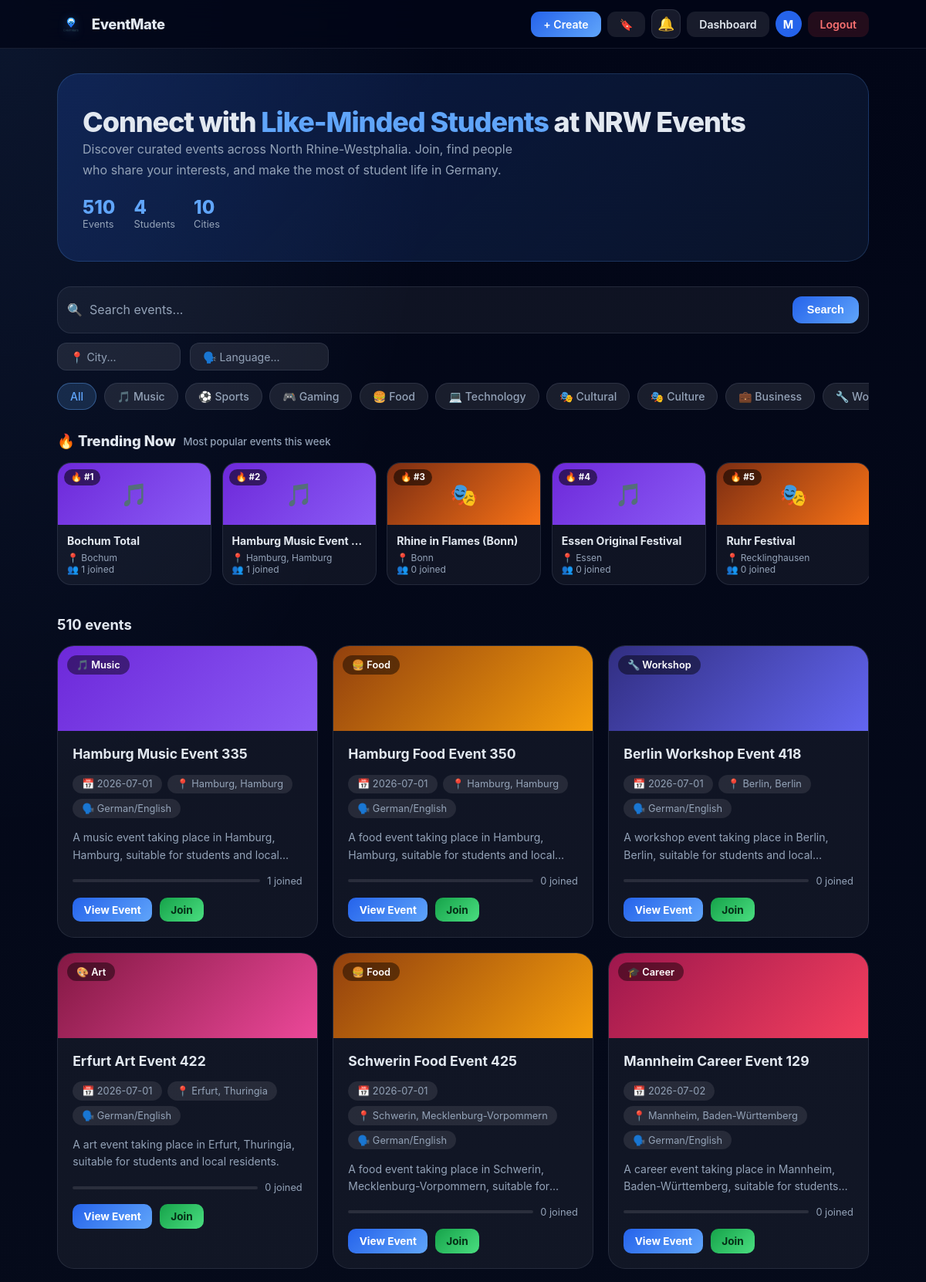
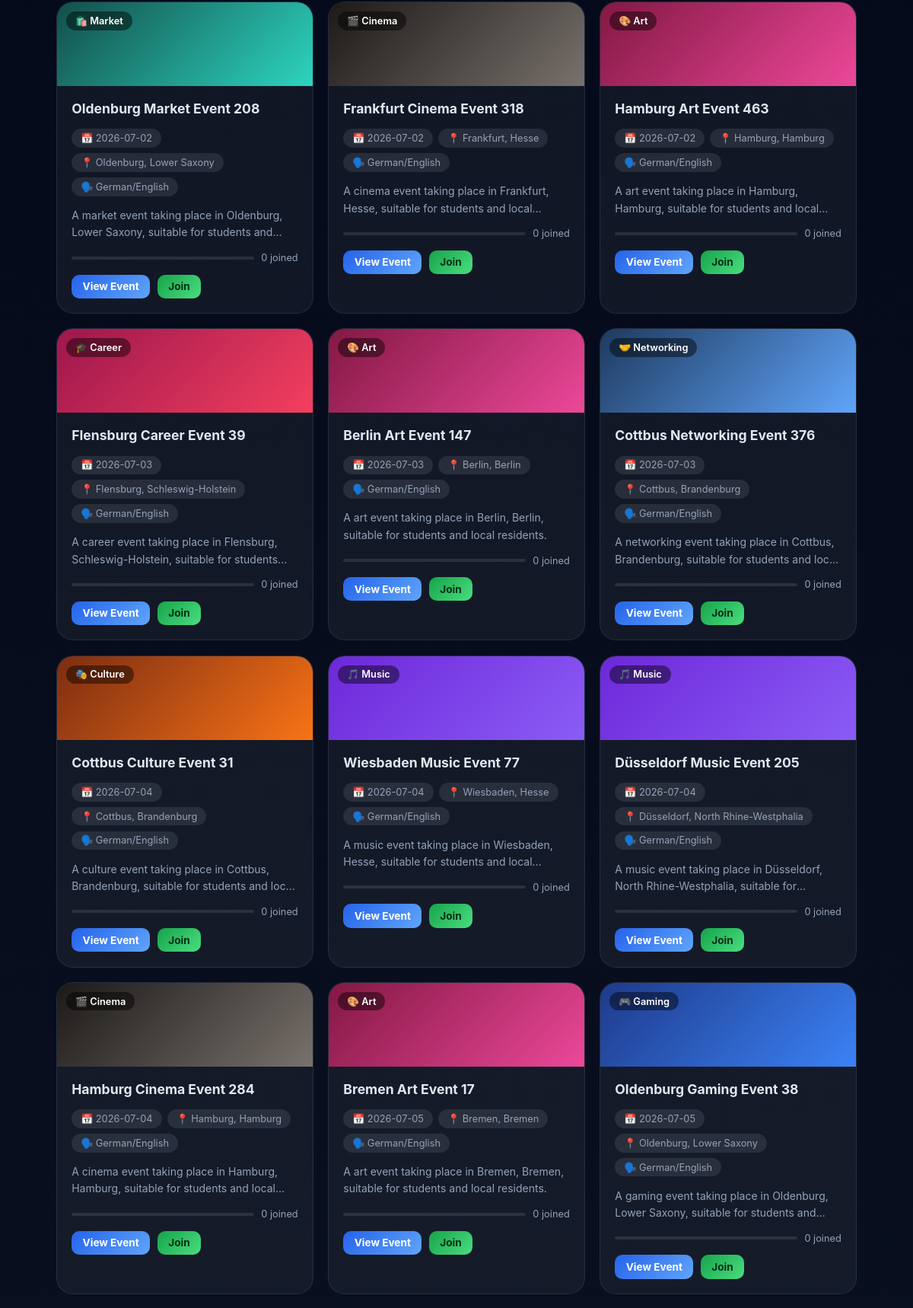
The app's page / (signed in, upper part) with its own data (2 pictures, top to bottom).
### app.py (models this page shows)
class User(db.Model):
    id = db.Column(db.Integer, primary_key=True)
    email = db.Column(db.String(120), unique=True, nullable=True)
    username = db.Column(db.String(80), unique=True, nullable=True)
    name = db.Column(db.String(120), nullable=False)
    first_name = db.Column(db.String(60))
    last_name = db.Column(db.String(60))
    state = db.Column(db.String(120))
    city = db.Column(db.String(120))
    street = db.Column(db.String(120))
    house_number = db.Column(db.String(20))
    password_hash = db.Column(db.String(200))
    auth_method = db.Column(db.String(20))
    university = db.Column(db.String(200))
    study_program = db.Column(db.String(200))
    languages = db.Column(db.Text)
    interests = db.Column(db.Text)
    about_me = db.Column(db.Text)
    profile_picture = db.Column(db.String(200))
    joined_events = db.relationship('EventJoin', backref='user', lazy=True, cascade='all, delete-orphan')
    created_events = db.relationship('Event', backref='organizer', lazy=True, foreign_keys='Event.organizer_id')
    def get_languages(self):
        return [l.strip() for l in self.languages.split(',') if l.strip()] if self.languages else []
    def get_interests(self):
        return [i.strip() for i in self.interests.split(',') if i.strip()] if self.interests else []
    def to_dict(self):
        return {
            'id': self.id,
            'username': self.username,
            'name': self.name,
            'first_name': self.first_name,
            'last_name': self.last_name,
            'state': self.state,
            'city': self.city,
            'street': self.street,
            'house_number': self.house_number,
            'auth_method': self.auth_method,
            'university': self.university,
            'study_program': self.study_program,
            'languages': self.get_languages(),
            'interests': self.get_interests(),
            'about_me': self.about_me,
            'profile_picture': self.profile_picture,
        }

class Event(db.Model):
    id = db.Column(db.Integer, primary_key=True)
    title = db.Column(db.String(200), nullable=False)
    date = db.Column(db.String(20), nullable=False)
    time = db.Column(db.String(10))
    location = db.Column(db.String(120), nullable=False)
    language = db.Column(db.String(120))
    category = db.Column(db.String(60))
    description = db.Column(db.Text)
    max_participants = db.Column(db.Integer)
    banner = db.Column(db.String(200))
    organizer_id = db.Column(db.Integer, db.ForeignKey('user.id'), nullable=True)
    joined_users = db.relationship('EventJoin', backref='event', lazy=True, cascade='all, delete-orphan')
    def attendee_count(self):
        return len(self.joined_users)
    def to_dict(self):
        org = User.query.get(self.organizer_id) if self.organizer_id else None
        return {
            'id': self.id,
            'title': self.title,
            'date': self.date,
            'time': self.time,
            'location': self.location,
            'language': self.language,
            'category': self.category,
            'description': self.description,
            'max_participants': self.max_participants,
            'banner': self.banner,
            'organizer_id': self.organizer_id,
            'organizer_name': org.name if org else 'EventMate',
            'organizer_username': org.username if org else None,
            'attendee_count': self.attendee_count(),
            'attendees': [ej.user.name for ej in self.joined_users],
            'category_color': CATEGORY_COLORS.get(self.category, 'linear-gradient(135deg,#1e3a8a,#3b82f6)'),
            'category_icon': CATEGORY_ICONS.get(self.category, '📅'),
        }

### app.py (the view)
@app.route('/')
@auth_required
def index():
    user = get_current_user()
    guest = session.get('guest')
    q = request.args.get('q', '').strip()
    active_category = request.args.get('category', '').strip()
    active_city = request.args.get('city', '').strip()
    active_language = request.args.get('language', '').strip()
    query = Event.query
    if q:
        query = query.filter(Event.title.ilike(f'%{q}%'))
    if active_category:
        query = query.filter(Event.category == active_category)
    if active_city:
        query = query.filter(Event.location.ilike(f'%{active_city}%'))
    if active_language:
        query = query.filter(Event.language.ilike(f'%{active_language}%'))
    PER_PAGE = 24
    total_filtered = query.count()
    events = query.order_by(Event.date).limit(PER_PAGE).all()
    joined_event_ids = [ej.event_id for ej in user.joined_events] if user else []
    bookmarked_ids = [b.event_id for b in Bookmark.query.filter_by(user_id=user.id).all()] if user else []
    trending = (
        db.session.query(Event, db.func.count(EventJoin.id).label('cnt'))
        .join(EventJoin, EventJoin.event_id == Event.id, isouter=True)
        .group_by(Event.id)
        .order_by(db.desc('cnt'))
        .limit(5)
        .all()
    )
    return render_template(
        'index.html',
        events=[e.to_dict() for e in events],
        user=user.to_dict() if user else None,
        guest=guest,
        joined_events=joined_event_ids,
        bookmarked_ids=bookmarked_ids,
        categories=CATEGORIES,
        category_icons=CATEGORY_ICONS,
        active_q=q,
        active_category=active_category,
        active_city=active_city,
        active_language=active_language,
        total_events=Event.query.count(),
        total_users=User.query.count(),
        total_filtered=total_filtered,
        has_more=total_filtered > PER_PAGE,
        per_page=PER_PAGE,
        trending=[e.to_dict() for e, _ in trending],
    )

### templates/index.html (shortened to what this page needs)
{% extends "base.html" %}
{% block body %}
<div class="page">
    <section class="hero">
        <div>
            <h1>Connect with <span>Like-Minded Students</span> at NRW Events</h1>
            <p>Discover curated events across North Rhine-Westphalia. Join, find people who share your interests, and make the most of student life in Germany.</p>
        </div>
        <div class="stats">
            <div class="stat"><span class="stat-num">{{ total_events }}</span><span class="stat-label">Events</span></div>
            <div class="stat"><span class="stat-num">{{ total_users }}</span><span class="stat-label">Students</span></div>
            <div class="stat"><span class="stat-num">10</span><span class="stat-label">Cities</span></div>
        </div>
    </section>
    <section class="search-section">
        <form method="get" action="/" id="filterForm">
            <div style="display:grid;gap:0.75rem;">
                <div class="search-row" style="position:relative;">
                    <input type="text" name="q" id="searchInput" placeholder="🔍  Search events..." value="{{ active_q }}" autocomplete="off" oninput="onSearchInput(this.value)" onkeydown="handleAcKey(event)">
                    <button type="submit" class="search-btn">Search</button>
                </div>
                <div class="filter-row">
                    <input class="filter-input" type="text" name="city" placeholder="📍 City..." value="{{ active_city }}" style="width:160px">
                    <input class="filter-input" type="text" name="language" placeholder="🗣️ Language..." value="{{ active_language }}" style="width:180px">
                </div>
            </div>
        </form>
        <div class="cat-scroll">
            <a class="cat-chip {{ 'active' if not active_category }}" href="/?">All</a>
            {% for cat in categories %}
            <a class="cat-chip {{ 'active' if active_category == cat }}"
               href="/?category={{ cat }}{% if active_q %}&q={{ active_q }}{% endif %}{% if active_city %}&city={{ active_city }}{% endif %}{% if active_language %}&language={{ active_language }}{% endif %}">
                {{ category_icons[cat] }} {{ cat }}
            </a>
            {% endfor %}
        </div>
    </section>
    {% if trending and not active_q and not active_category and not active_city and not active_language %}
    <section style="margin-bottom:2rem;">
        <div style="display:flex;align-items:center;gap:0.6rem;margin-bottom:1rem;">
            <span style="font-size:1.15rem;font-weight:800;">🔥 Trending Now</span>
            <span style="color:var(--muted);font-size:0.82rem;font-weight:500;">Most popular events this week</span>
        </div>
        <div style="display:flex;gap:0.85rem;overflow-x:auto;padding-bottom:0.5rem;scrollbar-width:none;">
            {% for event in trending %}
            <a href="/event/{{ event.id }}" style="text-decoration:none;flex-shrink:0;width:200px;">
                <div style="background:var(--surface);border:1px solid var(--border);border-radius:18px;overflow:hidden;transition:transform .2s,box-shadow .2s;" onmouseover="this.style.transform='translateY(-4px)';this.style.boxShadow='0 16px 40px rgba(0,0,0,.35)'" onmouseout="this.style.transform='';this.style.boxShadow=''">
                    <div style="height:80px;position:relative;">
                        {% if event.banner %}
                            <img src="{{ url_for('static', filename='uploads/' + event.banner) }}" alt="" style="width:100%;height:100%;object-fit:cover;">
                        {% else %}
                            <div style="width:100%;height:100%;background:{{ event.category_color }};display:grid;place-items:center;font-size:1.8rem;">{{ event.category_icon }}</div>
                        {% endif %}
                        <span style="position:absolute;top:0.5rem;left:0.5rem;background:rgba(0,0,0,0.55);backdrop-filter:blur(6px);border-radius:999px;padding:0.2rem 0.55rem;font-size:0.72rem;font-weight:700;color:#fff;">🔥 #{{ loop.index }}</span>
                    </div>
                    <div style="padding:0.75rem;">
                        <div style="font-size:0.88rem;font-weight:700;line-height:1.3;color:var(--text);white-space:nowrap;overflow:hidden;text-overflow:ellipsis;">{{ event.title }}</div>
                        <div style="font-size:0.75rem;color:var(--muted);margin-top:0.3rem;">📍 {{ event.location }}</div>
                        <div style="font-size:0.75rem;color:var(--muted);">👥 {{ event.attendee_count }} joined</div>
                    </div>
                </div>
            </a>
            {% endfor %}
        </div>
    </section>
    {% endif %}
    <div class="section-title" id="resultsLabel">
        {% if total_filtered %}
            {{ total_filtered }} event{{ 's' if total_filtered != 1 }}
        {% else %}No events found{% endif %}
    </div>
    {% if events %}
    <section class="events-grid" id="eventsGrid">
        {% for event in events %}
        <article class="event-card" data-id="{{ event.id }}">
            <div class="event-banner">
                {% if event.banner %}
                    <img src="{{ url_for('static', filename='uploads/' + event.banner) }}" alt="{{ event.title }}">
                {% else %}
                    <div class="event-banner-gradient" style="background: {{ event.category_color }};"></div>
                {% endif %}
                <span class="banner-cat">{{ event.category_icon }} {{ event.category or 'Event' }}</span>
            </div>
            <div class="event-body">
                <div class="event-title">{{ event.title }}</div>
                <div class="event-pills">
                    <span class="event-pill">📅 {{ event.date }}{% if event.time %} · {{ event.time }}{% endif %}</span>
                    <span class="event-pill">📍 {{ event.location }}</span>
                    {% if event.language %}<span class="event-pill">🗣️ {{ event.language }}</span>{% endif %}
                </div>
                {% if event.description %}
                <div style="color:var(--muted);font-size:0.875rem;line-height:1.6;display:-webkit-box;-webkit-line-clamp:2;-webkit-box-orient:vertical;overflow:hidden;">{{ event.description }}</div>
                {% endif %}
                <div class="attendee-bar">
                    {% set pct = ((event.attendee_count / event.max_participants * 100) | int) if event.max_participants else 0 %}
                    <div class="bar-track"><div class="bar-fill" style="width:{{ pct }}%"></div></div>
                    <span class="attendee-text">
                        {{ event.attendee_count }}{% if event.max_participants %} / {{ event.max_participants }}{% endif %} joined
                    </span>
                </div>
                <div class="event-footer">
                    <a class="btn btn-primary btn-sm" href="/event/{{ event.id }}">View Event</a>
                    {% if not guest %}
                        {% if event.id in joined_events %}
                            <span class="joined-badge">✓ Joined</span>
                        {% else %}
                            {% if event.max_participants and event.attendee_count >= event.max_participants %}
                                <span class="pill" style="font-size:0.82rem;">Full</span>
                            {% else %}
                                <a class="btn btn-green btn-sm" href="/join/{{ event.id }}">Join</a>
                            {% endif %}
                        {% endif %}
                    {% else %}
                        <a class="btn btn-ghost btn-sm" href="/login">Login to join</a>
                    {% endif %}
                </div>
            </div>
        </article>
        {% endfor %}
    </section>
    {% endif %}
</div>
{% endblock %}

### templates/base.html (shortened to what this page needs)
<!DOCTYPE html>
<html lang="en">
<head>
</head>
<body>
<nav class="topnav">
    <div class="topnav-inner">
        <a href="/" class="nav-logo">
            <img src="{{ url_for('static', filename='logo.png') }}" alt="EventMate" class="nav-logo-img">
            <span class="nav-wordmark">EventMate</span>
        </a>
        <div class="nav-right" id="navRight">
            {% if nav_user %}
                <a href="/create_event" class="nbtn nbtn-accent">+ Create</a>
                <a href="/bookmarks" class="nbtn nbtn-ghost" title="Saved Events">🔖</a>
                <div style="position:relative;">
                    <button id="bellBtn" onclick="toggleNotifPanel()" style="position:relative;background:var(--surface2);border:1px solid var(--border);border-radius:11px;width:38px;height:38px;display:grid;place-items:center;cursor:pointer;font-size:1.1rem;transition:background .15s;" title="Notifications">🔔
                    </button>
                </div>
                <a href="/dashboard" class="nbtn nbtn-ghost">Dashboard</a>
                <a href="/profile/{{ nav_user.id }}" class="nav-avatar" title="{{ nav_user.name }}">
                    {% if nav_user.profile_picture %}
                        <img src="{{ url_for('static', filename='uploads/' + nav_user.profile_picture) }}" alt="">
                    {% else %}
                        {{ nav_user.name[0] | upper }}
                    {% endif %}
                </a>
                <a href="/logout" class="nbtn nbtn-danger">Logout</a>
            {% elif is_guest %}
                <span class="pill">Guest</span>
                <a href="/login" class="nbtn nbtn-accent">Login</a>
                <a href="/logout" class="nbtn nbtn-ghost">Exit</a>
            {% endif %}
        </div>
    </div>
</nav>
{% block body %}{% endblock %}
</body>
</html>

### records on screen
User: name "M"
Event: title "Bochum Total", location "Bochum", attendee_count "1"
Event: title "Hamburg Music Event…", location "Hamburg, Hamburg", attendee_count "1", category_icon "🎵", category "Music", title "Hamburg Music Event 335", date "2026-07-01", language "German/English", description "A music event taking place in Hamburg, Hamburg, suitable for students and…"
Event: category_icon "🎭", title "Rhine in Flames (Bonn)", location "Bonn", attendee_count "0"
Event: {{ event.id }} 2 (drawn), title "Essen Original Festival", location "Essen", attendee_count "0"
Event: category_icon "🎭", title "Ruhr Festival", location "Recklinghausen", attendee_count "0"
Event: category_icon "🍔", category "Food", title "Hamburg Food Event 350", date "2026-07-01", location "Hamburg, Hamburg", language "German/English", description "A food event taking place in Hamburg, Hamburg, suitable for students and…", attendee_count "0"
Event: category_icon "🔧", category "Workshop", title "Berlin Workshop Event 418", date "2026-07-01", location "Berlin, Berlin", language "German/English", description "A workshop event taking place in Berlin, Berlin, suitable for students and…", attendee_count "0"
Event: category_icon "🎨", category "Art", title "Erfurt Art Event 422", date "2026-07-01", location "Erfurt, Thuringia", language "German/English", description "A art event taking place in Erfurt, Thuringia, suitable for students and local residents.", attendee_count "0"
Event: category_icon "🍔", category "Food", title "Schwerin Food Event 425", date "2026-07-01", location "Schwerin, Mecklenburg-Vorpommern", language "German/English", description "A food event taking place in Schwerin, Mecklenburg-Vorpommern, suitable…", attendee_count "0"
Event: category_icon "🎓", category "Career", title "Mannheim Career Event 129", date "2026-07-02", location "Mannheim, Baden-Württemberg", language "German/English", description "A career event taking place in Mannheim, Baden-Württemberg, suitable for…", attendee_count "0"
Event: category_icon "🛍️", category "Market", title "Oldenburg Market Event 208", date "2026-07-02", location "Oldenburg, Lower Saxony", language "German/English", description "A market event taking place in Oldenburg, Lower Saxony, suitable for students…", attendee_count "0"
Event: category_icon "🎬", category "Cinema", title "Frankfurt Cinema Event 318", date "2026-07-02", location "Frankfurt, Hesse", language "German/English", description "A cinema event taking place in Frankfurt, Hesse, suitable for students and…", attendee_count "0"
Event: category_icon "🎨", category "Art", title "Hamburg Art Event 463", date "2026-07-02", location "Hamburg, Hamburg", language "German/English", description "A art event taking place in Hamburg, Hamburg, suitable for students and…", attendee_count "0"
Event: category_icon "🎓", category "Career", title "Flensburg Career Event 39", date "2026-07-03", location "Flensburg, Schleswig-Holstein", language "German/English", description "A career event taking place in Flensburg, Schleswig-Holstein, suitable for…", attendee_count "0"
Event: category_icon "🎨", category "Art", title "Berlin Art Event 147", date "2026-07-03", location "Berlin, Berlin", language "German/English", description "A art event taking place in Berlin, Berlin, suitable for students and local residents.", attendee_count "0"
Event: category_icon "🤝", category "Networking", title "Cottbus Networking Event 376", date "2026-07-03", location "Cottbus, Brandenburg", language "German/English", description "A networking event taking place in Cottbus, Brandenburg, suitable for students and…", attendee_count "0"
Event: category_icon "🎭", category "Culture", title "Cottbus Culture Event 31", date "2026-07-04", location "Cottbus, Brandenburg", language "German/English", description "A culture event taking place in Cottbus, Brandenburg, suitable for students and…", attendee_count "0"
Event: category_icon "🎵", category "Music", title "Wiesbaden Music Event 77", date "2026-07-04", location "Wiesbaden, Hesse", language "German/English", description "A music event taking place in Wiesbaden, Hesse, suitable for students and…", attendee_count "0"
Event: category_icon "🎵", category "Music", title "Düsseldorf Music Event 205", date "2026-07-04", location "Düsseldorf, North Rhine-Westphalia", language "German/English", description "A music event taking place in Düsseldorf, North Rhine-Westphalia, suitable…", attendee_count "0"
Event: category_icon "🎬", category "Cinema", title "Hamburg Cinema Event 284", date "2026-07-04", location "Hamburg, Hamburg", language "German/English", description "A cinema event taking place in Hamburg, Hamburg, suitable for students and…", attendee_count "0"
Event: category_icon "🎨", category "Art", title "Bremen Art Event 17", date "2026-07-05", location "Bremen, Bremen", language "German/English", description "A art event taking place in Bremen, Bremen, suitable for students and local residents.", attendee_count "0"
Event: category_icon "🎮", category "Gaming", title "Oldenburg Gaming Event 38", date "2026-07-05", location "Oldenburg, Lower Saxony", language "German/English", description "A gaming event taking place in Oldenburg, Lower Saxony, suitable for students…", attendee_count "0"

### other values on screen
{{ total_events }} "510"
{{ total_users }} "4"
{{ category_icons[cat] }} "🎵" "⚽" "🎮" "🍔" "💻" "🎭" "🎭" "💼" "🔧"
{{ cat }} "Music" "Sports" "Gaming" "Food" "Technology" "Cultural" "Culture" "Business"
{{ total_filtered }} "510"
{{ 's' if total_filtered != 1 }} "s"
